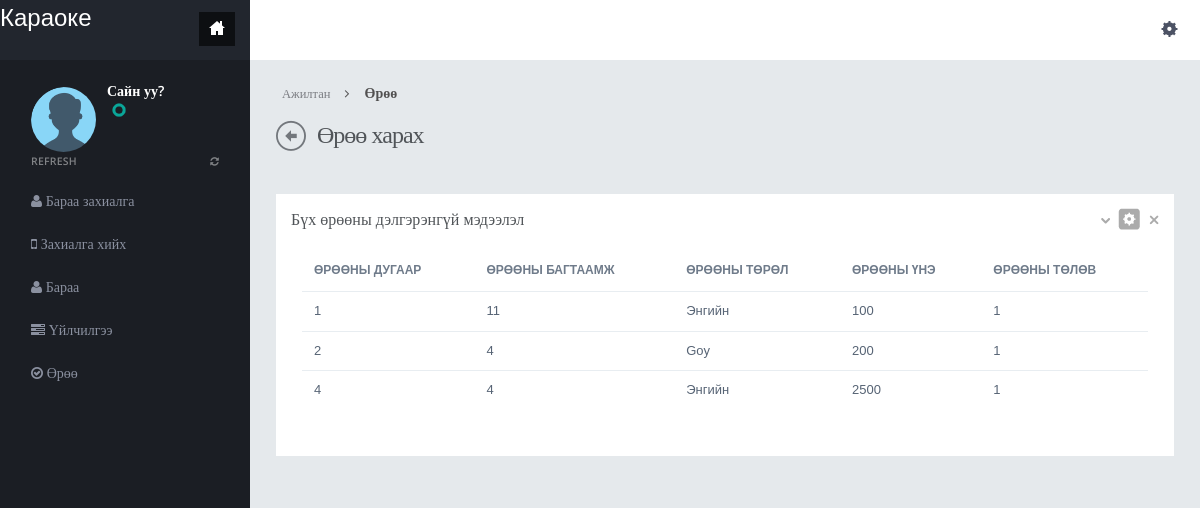
Screenshot of /room.php with the database file from the repository.
### tables this page shows
CREATE TABLE `room` (
  `RoomID` int(11) NOT NULL,
  `RoomNumber` varchar(50) DEFAULT NULL,
  `Capacity` int(11) DEFAULT NULL,
  `RoomPrice` int(11) DEFAULT NULL,
  `RoomType` varchar(50) DEFAULT NULL,
  `Status` int(11) NOT NULL
);

### room.php (the view, shortened to what this page needs)
<?php
include("dbconnection.php");
?>
<!DOCTYPE html>
<html>
<head>
<link href="assets/plugins/pace/pace-theme-flash.css" rel="stylesheet" type="text/css" media="screen"/>
<link href="assets/plugins/bootstrap-wysihtml5/bootstrap-wysihtml5.css" rel="stylesheet" type="text/css"/>
<link href="assets/plugins/boostrapv3/css/bootstrap.min.css" rel="stylesheet" type="text/css"/>
<link href="assets/plugins/boostrapv3/css/bootstrap-theme.min.css" rel="stylesheet" type="text/css"/>
<link href="assets/plugins/font-awesome/css/font-awesome.css" rel="stylesheet" type="text/css"/>
<link href="assets/css/animate.min.css" rel="stylesheet" type="text/css"/>
<link href="assets/plugins/jquery-scrollbar/jquery.scrollbar.css" rel="stylesheet" type="text/css"/>
<link href="assets/css/style.css" rel="stylesheet" type="text/css"/>
<link href="assets/css/responsive.css" rel="stylesheet" type="text/css"/>
<link href="assets/css/custom-icon-set.css" rel="stylesheet" type="text/css"/>
</head>
<body class="">
<?php include("header.php");?>
<div class="page-container row">
  <?php include("leftbar.php");?>
    </div>
  </div>
  <div class="page-content">
    <div class="content">
      <ul class="breadcrumb">
        <li>
          <p>Ажилтан</p>
        </li>
        <li><a href="#" class="active">Өрөө</a></li>
      </ul>
      <div class="page-title"> <i class="icon-custom-left"></i>
        <h3>Өрөө харах</h3>
      </div>
      <br>
      <div class="row">
                    <div class="col-md-12">
                        <div class="row">
                            <div class="col-md-12">
                                <div class="grid simple ">
                                    <div class="grid-title no-border">
                                        	<h4>Бүх өрөөны дэлгэрэнгүй мэдээлэл</h4>
                                        <div class="tools">	<a href="javascript:;" class="collapse"></a>
											<a href="room-regist.php"  class="config"></a>
											<a href="javascript:;" class="remove"></a>
                                        </div>
                                    </div>
                                    <div class="grid-body no-border">
                                            <table class="table table-hover no-more-tables">
                                                <thead>
                                                    <tr>
                                                        <th>Өрөөны дугаар</th>
                                                        <th>Өрөөны багтаамж</th>
                                                        <th>Өрөөны төрөл</th>
                                                        <th>Өрөөны үнэ</th>
                                                        <th>Өрөөны төлөв</th>
                                                    </tr>
                                                </thead>
                                                <tbody>
                                                <?php $ret=mysqli_query($con,"select * from room");
												while($row=mysqli_fetch_array($ret))
												{
												?>
                                                    <tr>
                                                        <td><?php echo $row['RoomNumber'];?></td>
                                                        <td><?php echo $row['Capacity'];?></td>
                                                          <td><?php echo $row['RoomType'];?></td>
                                                          <td><?php echo $row['RoomPrice'];?></td>
                                                          <td><?php echo $row['Status'];?></td>
                                                    </tr>
                                                    <?php  } ?>
                                                </tbody>
                                            </table>
                                    </div>
                                </div>
                            </div>
                        </div>
                    </div>
					</div>
                </div>
            </div>
        </div>
</body>
</html>

### assets/css/responsive.css (style rules this page uses)
@media (min-width: 980px) { .page-content { margin-left: 250px; min-height: 100%; } }

### rows the page displays
room: RoomNumber "1", Capacity "11", RoomType "Энгийн", RoomPrice "100", Status "1"
room: RoomNumber "2", Capacity "4", RoomType "Goy", RoomPrice "200", Status "1"
room: RoomNumber "4", Capacity "4", RoomType "Энгийн", RoomPrice "2500", Status "1"
